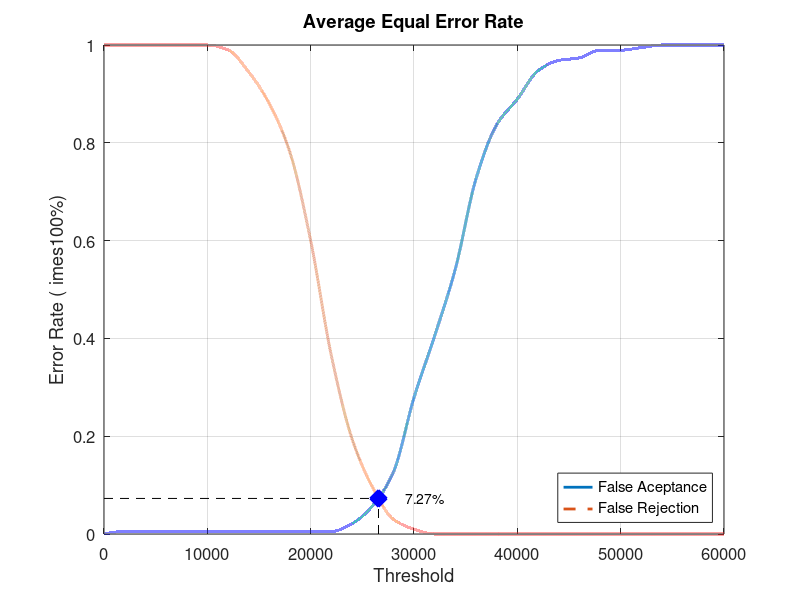
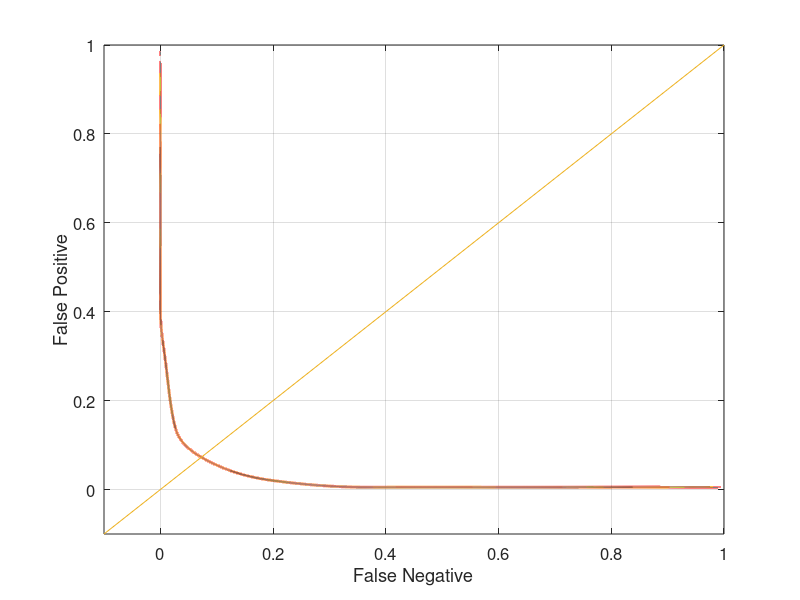

These figures' MATLAB source, in order:
close all;
clear;
clc;
x = 0:2000:60000;
xq = 0:0.5:60000;

y0 = [0 0.00526316 0.00526316 0.00526316 0.00526316 0.00526316 0.00526316 0.00526316 0.00526316 0.00526316 0.00526316 0.00526316 0.0210526 0.0578947 0.126316 0.278947 0.405263 0.542105 0.726316 0.836842 0.889474 0.947368 0.968421 0.973684 0.989474 0.989474 0.994737 1 1 1 1]
yy0 = interp1(x, y0, xq, 'pchip');
y1 = [1 1 1 1 1 1 0.99 0.945 0.88 0.78 0.6 0.365 0.195 0.095 0.03 0.01 0 0 0 0 0 0 0 0 0 0 0 0 0 0 0]
yy1 = interp1(x, y1, xq, 'pchip');

% Calculating EER: 
y2 = abs(y0 - y1);
find(y2 == min(y2))
yy2 = abs(yy0 - yy1);
xEER = find(yy2 == min(yy2));
xEERIndex = xq(xEER) % X-axis EER
yEER = yy0(xEER) % Y-axis EER

main = figure
plot(xq, yy0,'-','LineWidth', 2);	hold on
plot(xq, yy1,'--','LineWidth', 2);	hold on
plot([xEERIndex xEERIndex], [0 yEER], 'k--');	hold on
plot([0 xEERIndex], [yEER yEER], 'k--');	hold on
plot(xEERIndex, yEER, 'bx', 'LineWidth', 10);	hold on
text(xEERIndex + 10 * xEERIndex / 100, yEER, [num2str(round((10000 * yEER)) / 100) '%'])
legend('False Aceptance', 'False Rejection', 'Location', 'SouthEast')
xlabel('Threshold')
ylabel('Error Rate (	imes100%)')
title('Average Equal Error Rate')
set(gca, 'FontSize', 12)
axis([0 60000 0 1])
grid on

print(main, 'Database3_4Main', '-dpng');
FNRxFPR = figure('Color', [1 1 1]);
plot(yy1, yy0, '-', yy1, yy0, 'LineWidth', 2);
hold on
y = -0.1:0.1:1
plot(y, y); 
set(gca, 'FontSize', 12)
xlabel('False Negative')
ylabel('False Positive')
axis([-0.1 1 -0.1 1])
set(gca, 'FontSize', 12)
grid on

print(FNRxFPR, 'Database3_4FNRxFPR','-dpng');
